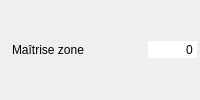
       <widget class="QWidget" name="widget_zone" native="true">
        <property name="minimumSize">
         <size>
          <width>200</width>
          <height>26</height>
         </size>
        </property>
        <layout class="QHBoxLayout" name="horizontalLayout_21">
         <property name="spacing">
          <number>2</number>
         </property>
         <property name="leftMargin">
          <number>3</number>
         </property>
         <property name="topMargin">
          <number>3</number>
         </property>
         <property name="rightMargin">
          <number>3</number>
         </property>
         <property name="bottomMargin">
          <number>3</number>
         </property>
         <item>
          <widget class="QLabel" name="label_41">
           <property name="text">
            <string/>
           </property>
           <property name="pixmap">
            <pixmap resource="../images/images.qrc">:/Aptitudes/zone.png</pixmap>
           </property>
          </widget>
         </item>
         <item>
          <widget class="QLabel" name="label_zone">
           <property name="text">
            <string>Maîtrise zone</string>
           </property>
          </widget>
         </item>
         <item>
          <spacer name="horizontalSpacer_22">
           <property name="orientation">
            <enum>Qt::Horizontal</enum>
           </property>
           <property name="sizeHint" stdset="0">
            <size>
             <width>37</width>
             <height>12</height>
            </size>
           </property>
          </spacer>
         </item>
         <item>
          <widget class="QSpinBox" name="sp_zone">
           <property name="focusPolicy">
            <enum>Qt::NoFocus</enum>
           </property>
           <property name="autoFillBackground">
            <bool>true</bool>
           </property>
           <property name="frame">
            <bool>false</bool>
           </property>
           <property name="alignment">
            <set>Qt::AlignRight|Qt::AlignTrailing|Qt::AlignVCenter</set>
           </property>
           <property name="buttonSymbols">
            <enum>QAbstractSpinBox::NoButtons</enum>
           </property>
           <property name="suffix">
            <string/>
           </property>
           <property name="minimum">
            <number>-999999</number>
           </property>
           <property name="maximum">
            <number>9999999</number>
           </property>
           <property name="stepType">
            <enum>QAbstractSpinBox::DefaultStepType</enum>
           </property>
          </widget>
         </item>
        </layout>
       </widget>
